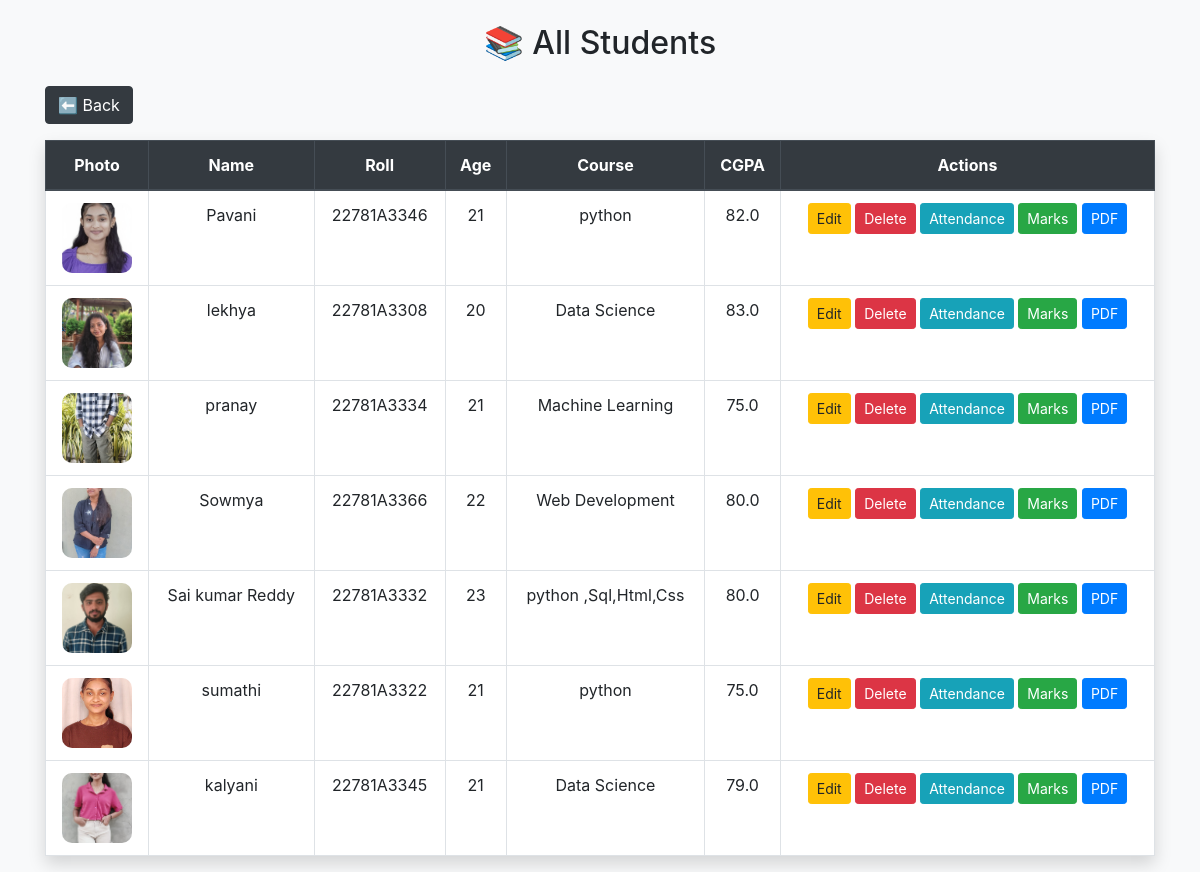
/view, run on the app's committed database.
### tables this page shows
CREATE TABLE students(
    id INTEGER PRIMARY KEY AUTOINCREMENT,
    name TEXT,
    roll TEXT UNIQUE,
    age INTEGER,
    course TEXT,
    cgpa REAL,
    photo TEXT
);

### app.py (the view)
@app.route("/view")
def view_students():
    con = sqlite3.connect("students.db")
    cur = con.cursor()
    cur.execute("SELECT * FROM students")
    data = cur.fetchall()
    con.close()
    return render_template("view.html", students=data)

### templates/view.html (shortened to what this page needs)
<!DOCTYPE html>
<html lang="en">
<head>
    <link rel="stylesheet" href="https://stackpath.bootstrapcdn.com/bootstrap/4.5.2/css/bootstrap.min.css">
</head>
<body class="bg-light">
<div class="container mt-4">
    <h2 class="text-center mb-4">📚 All Students</h2>
    <a href="/" class="btn btn-dark mb-3">⬅ Back</a>
    <table class="table table-bordered table-hover text-center bg-white shadow">
        <thead class="thead-dark">
            <tr>
                <th>Photo</th>
                <th>Name</th>
                <th>Roll</th>
                <th>Age</th>
                <th>Course</th>
                <th>CGPA</th>
                <th>Actions</th>
            </tr>
        </thead>
        <tbody>
        {% for s in students %}
            <tr>
                <td>
                    <img src="{{ url_for('static', filename='uploads/' + (s[6] if s[6] else 'default.jpg')) }}"
                         width="70" height="70"
                         style="border-radius: 10px; object-fit: cover;">
                </td>
                <td>{{ s[1] }}</td>
                <td>{{ s[2] }}</td>
                <td>{{ s[3] }}</td>
                <td>{{ s[4] }}</td>
                <td>{{ s[5] }}</td>
                <td>
                    <a href="/update/{{ s[0] }}" class="btn btn-warning btn-sm">Edit</a>
                    <a href="/delete/{{ s[0] }}" class="btn btn-danger btn-sm">Delete</a>
                    <a href="/attendance/{{ s[0] }}" class="btn btn-info btn-sm">Attendance</a>
                    <a href="/marks/{{ s[0] }}" class="btn btn-success btn-sm">Marks</a>
                    <a href="/report/{{ s[0] }}" class="btn btn-primary btn-sm">PDF</a>
                </td>
            </tr>
        {% endfor %}
        </tbody>
    </table>
</div>
</body>
</html>

### data on the page
students: photo (picture), name "Pavani", roll "22781A3346", age "21", course "python", cgpa "82.0"
students: photo (picture), name "lekhya", roll "22781A3308", age "20", course "Data Science", cgpa "83.0"
students: photo (picture), name "pranay", roll "22781A3334", age "21", course "Machine Learning", cgpa "75.0"
students: photo (picture), name "Sowmya", roll "22781A3366", age "22", course "Web Development", cgpa "80.0"
students: photo (picture), name "Sai kumar Reddy", roll "22781A3332", age "23", course "python ,Sql,Html,Css", cgpa "80.0"
students: photo (picture), name "sumathi", roll "22781A3322", age "21", course "python", cgpa "75.0"
students: photo (picture), name "kalyani", roll "22781A3345", age "21", course "Data Science", cgpa "79.0"
